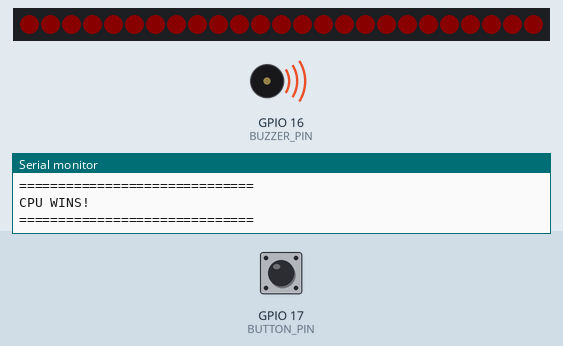
Simulated run of this sketch. Board: ESP32. Shown: 25 RGB LEDs in strip order, left to right, buzzer (waves = sounding), the last lines printed to the serial monitor. The inputs (shaded band) are chosen by the test bench; at power-on: GPIO 17 (BUTTON_PIN) HIGH. Dim RGB values are drawn brighter than linear.

Above: at 1.2 s.
1.3 s: GPIO 17 (BUTTON_PIN) pulsed LOW 5 times (0.12 s each, 0.3 s apart)
At 1.9 s:
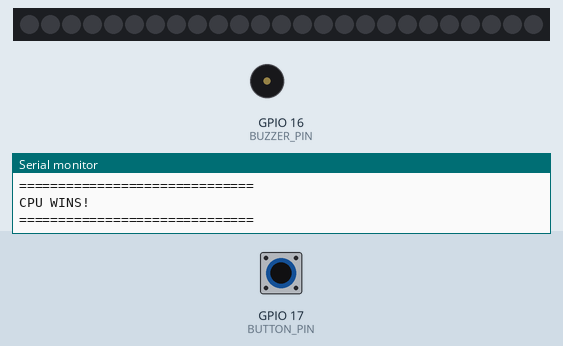
At 2.77 s:
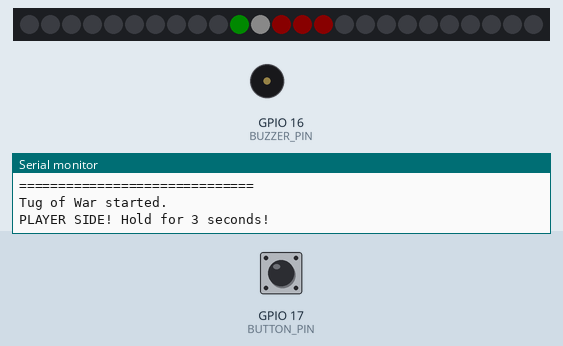
Timing chart, 0 to 11.6 s (numbered marks = the images above; inputs shaded):
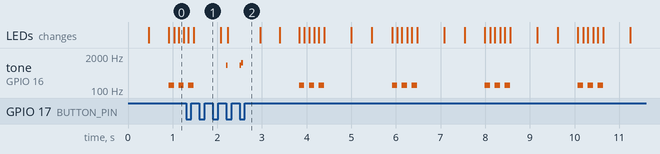

Measured:
- by itself, tone on GPIO 16 (BUZZER_PIN): plays 150 Hz for 0.12 s, 900 Hz for 0.03 s, 900 Hz for 0.03 s, 1100 Hz for 0.05 s, 150 Hz for 0.12 s, 150 Hz for 0.12 s … (16 notes in this stretch)

The sketch:

Tug_of_War_Game.ino
```cpp
/*
 * =============================================================================
 * TUG OF WAR - PLAYER VS CPU - FREERTOS
 * =============================================================================
 *
 * Designed for Arduino IDE + ESP32 / boards with FreeRTOS.
 *
 * TASKS:
 *
 *   PlayerTask
 *      Reads the button and pulls the marker toward the player.
 *
 *   CpuTask
 *      Automatically pulls the marker toward the CPU.
 *
 *   GameTask
 *      Checks the player's 3-second hold.
 *      Detects the winner.
 *      Runs the win animation.
 *      Resets the game.
 *
 *   DisplayTask
 *      Continuously updates the NeoPixel display.
 *
 * =============================================================================
 */

#include <Arduino.h>
#include <Adafruit_NeoPixel.h>

//=============================================================================
// Hardware
//=============================================================================

#define MATRIX_PIN  7
#define BUTTON_PIN 17
#define BUZZER_PIN 16

#define NUM_PIXELS 25

Adafruit_NeoPixel matrix(
  NUM_PIXELS,
  MATRIX_PIN,
  NEO_GRB + NEO_KHZ800
);

//=============================================================================
// Game Configuration
//=============================================================================

const unsigned long INITIAL_CPU_INTERVAL = 450;

const unsigned long MIN_CPU_INTERVAL = 280;

const unsigned long CPU_SPEEDUP = 8;

const unsigned long PLAYER_HOLD_TIME = 3000;

//=============================================================================
// Game State
//=============================================================================

enum GameState
{
  GAME_RUNNING,
  PLAYER_WON,
  CPU_WON,
  GAME_RESETTING
};

GameState gameState = GAME_RUNNING;

//=============================================================================
// Game Variables
//=============================================================================

int marker = 2;

unsigned long cpuInterval = INITIAL_CPU_INTERVAL;

bool holdingPlayerSide = false;

unsigned long playerHoldStart = 0;

unsigned long lastCPU = 0;

//=============================================================================
// FreeRTOS Objects
//=============================================================================

SemaphoreHandle_t gameMutex;
SemaphoreHandle_t displayMutex;
SemaphoreHandle_t buzzerMutex;

// Task handles are not needed for suspend/resume anymore,
// but keeping them available can be useful for debugging.

TaskHandle_t playerTaskHandle  = NULL;
TaskHandle_t cpuTaskHandle     = NULL;
TaskHandle_t gameTaskHandle    = NULL;
TaskHandle_t displayTaskHandle = NULL;

//=============================================================================
// Matrix Coordinate
//=============================================================================

int xy(int x, int y)
{
  if (y % 2 == 0)
  {
    return y * 5 + x;
  }

  return y * 5 + (4 - x);
}

//=============================================================================
// Draw Matrix
//=============================================================================

void draw()
{
  int localMarker;

  //-------------------------------------------------------------------------
  // Get a safe copy of the marker.
  //-------------------------------------------------------------------------

  if (xSemaphoreTake(gameMutex, portMAX_DELAY) == pdTRUE)
  {
    localMarker = marker;

    xSemaphoreGive(gameMutex);
  }

  //-------------------------------------------------------------------------
  // Protect NeoPixel hardware.
  //-------------------------------------------------------------------------

  if (xSemaphoreTake(displayMutex, portMAX_DELAY) != pdTRUE)
  {
    return;
  }

  matrix.clear();

  //-------------------------------------------------------------------------
  // PLAYER SIDE - GREEN
  //-------------------------------------------------------------------------

  for (int x = 0; x < localMarker; x++)
  {
    matrix.setPixelColor(
      xy(x, 2),
      matrix.Color(0, 255, 0)
    );
  }

  //-------------------------------------------------------------------------
  // CPU SIDE - RED
  //-------------------------------------------------------------------------

  for (int x = localMarker + 1; x < 5; x++)
  {
    matrix.setPixelColor(
      xy(x, 2),
      matrix.Color(255, 0, 0)
    );
  }

  //-------------------------------------------------------------------------
  // MARKER - WHITE
  //-------------------------------------------------------------------------

  matrix.setPixelColor(
    xy(localMarker, 2),
    matrix.Color(255, 255, 255)
  );

  matrix.show();

  xSemaphoreGive(displayMutex);
}

//=============================================================================
// Buzzer
//=============================================================================

void beep(
  unsigned int frequency,
  unsigned long duration
)
{
  if (xSemaphoreTake(
        buzzerMutex,
        pdMS_TO_TICKS(100)
      ) != pdTRUE)
  {
    return;
  }

  tone(
    BUZZER_PIN,
    frequency,
    duration
  );

  vTaskDelay(
    pdMS_TO_TICKS(duration)
  );

  noTone(BUZZER_PIN);

  xSemaphoreGive(buzzerMutex);
}

//=============================================================================
// Reset Game
//=============================================================================

void resetGame()
{
  //-------------------------------------------------------------------------
  // Reset all game variables atomically.
  //-------------------------------------------------------------------------

  if (xSemaphoreTake(gameMutex, portMAX_DELAY) == pdTRUE)
  {
    marker = 2;

    cpuInterval = INITIAL_CPU_INTERVAL;

    holdingPlayerSide = false;

    playerHoldStart = 0;

    lastCPU = millis();

    gameState = GAME_RUNNING;

    xSemaphoreGive(gameMutex);
  }

  //-------------------------------------------------------------------------
  // Draw starting position.
  //-------------------------------------------------------------------------

  draw();

  Serial.println();
  Serial.println("==============================");
  Serial.println("GAME RESET");
  Serial.println("==============================");
  Serial.println("Tug of War started.");
}

//=============================================================================
// End Game Animation
//=============================================================================

void endGameAnimation(bool playerWon)
{
  uint32_t color;

  if (playerWon)
  {
    color = matrix.Color(0, 255, 0);
  }
  else
  {
    color = matrix.Color(255, 0, 0);
  }

  //-------------------------------------------------------------------------
  // Flash result three times.
  //-------------------------------------------------------------------------

  for (int i = 0; i < 3; i++)
  {
    // Protect NeoPixel access.
    if (xSemaphoreTake(
          displayMutex,
          portMAX_DELAY
        ) == pdTRUE)
    {
      for (int j = 0; j < NUM_PIXELS; j++)
      {
        matrix.setPixelColor(j, color);
      }

      matrix.show();

      xSemaphoreGive(displayMutex);
    }

    //-------------------------------------------------------------------------
    // Win/loss tone
    //-------------------------------------------------------------------------

    if (playerWon)
    {
      beep(1200, 120);
    }
    else
    {
      beep(150, 120);
    }

    //-------------------------------------------------------------------------
    // LEDs OFF
    //-------------------------------------------------------------------------

    if (xSemaphoreTake(
          displayMutex,
          portMAX_DELAY
        ) == pdTRUE)
    {
      matrix.clear();
      matrix.show();

      xSemaphoreGive(displayMutex);
    }

    vTaskDelay(
      pdMS_TO_TICKS(100)
    );
  }

  //-------------------------------------------------------------------------
  // Short pause before restarting.
  //-------------------------------------------------------------------------

  vTaskDelay(
    pdMS_TO_TICKS(500)
  );
}

//=============================================================================
// Player Pull
//=============================================================================

void playerPull()
{
  bool successfulPull = false;
  bool startedHold = false;

  if (xSemaphoreTake(
        gameMutex,
        portMAX_DELAY
      ) != pdTRUE)
  {
    return;
  }

  //-------------------------------------------------------------------------
  // Ignore button if game isn't running.
  //-------------------------------------------------------------------------

  if (gameState != GAME_RUNNING)
  {
    xSemaphoreGive(gameMutex);
    return;
  }

  //-------------------------------------------------------------------------
  // Pull marker toward player.
  //-------------------------------------------------------------------------

  if (marker > 0)
  {
    marker--;

    successfulPull = true;

    //-------------------------------------------------------------------------
    // Speed up CPU.
    //-------------------------------------------------------------------------

    if (cpuInterval > MIN_CPU_INTERVAL)
    {
      if (cpuInterval > CPU_SPEEDUP)
      {
        cpuInterval -= CPU_SPEEDUP;
      }

      if (cpuInterval < MIN_CPU_INTERVAL)
      {
        cpuInterval = MIN_CPU_INTERVAL;
      }
    }
  }

  //-------------------------------------------------------------------------
  // Reached player side.
  //-------------------------------------------------------------------------

  if (marker <= 0)
  {
    marker = 0;

    if (!holdingPlayerSide)
    {
      holdingPlayerSide = true;

      playerHoldStart = millis();

      startedHold = true;
    }
  }

  xSemaphoreGive(gameMutex);

  //-------------------------------------------------------------------------
  // Player pull sound.
  //-------------------------------------------------------------------------

  if (successfulPull)
  {
    beep(900, 30);
  }

  //-------------------------------------------------------------------------
  // Hold-start sound.
  //-------------------------------------------------------------------------

  if (startedHold)
  {
    Serial.println(
      "PLAYER SIDE! Hold for 3 seconds!"
    );

    beep(1100, 50);
  }
}

//=============================================================================
// PLAYER TASK
//=============================================================================

void PlayerTask(void *parameter)
{
  bool oldButton = HIGH;

  while (true)
  {
    bool button = digitalRead(BUTTON_PIN);

    //-------------------------------------------------------------------------
    // Detect button press.
    //-------------------------------------------------------------------------

    if (button == LOW &&
        oldButton == HIGH)
    {
      playerPull();
    }

    oldButton = button;

    //-------------------------------------------------------------------------
    // Run every 10 ms.
    //-------------------------------------------------------------------------

    vTaskDelay(
      pdMS_TO_TICKS(10)
    );
  }
}

//=============================================================================
// CPU TASK
//=============================================================================

void CpuTask(void *parameter)
{
  while (true)
  {
    unsigned long currentTime;
    unsigned long interval;
    bool gameRunning;

    //-------------------------------------------------------------------------
    // Read current game state and CPU interval.
    //-------------------------------------------------------------------------

    if (xSemaphoreTake(
          gameMutex,
          portMAX_DELAY
        ) == pdTRUE)
    {
      currentTime = millis();

      interval = cpuInterval;

      gameRunning =
        (gameState == GAME_RUNNING);

      xSemaphoreGive(gameMutex);
    }

    //-------------------------------------------------------------------------
    // If the game is not running, wait briefly and check again.
    //-------------------------------------------------------------------------

    if (!gameRunning)
    {
      vTaskDelay(
        pdMS_TO_TICKS(10)
      );

      continue;
    }

    //-------------------------------------------------------------------------
    // Check whether it is time for the CPU to pull.
    //-------------------------------------------------------------------------

    if (currentTime - lastCPU >= interval)
    {
      bool brokeHold = false;

      if (xSemaphoreTake(
            gameMutex,
            portMAX_DELAY
          ) == pdTRUE)
      {
        // Re-check state after obtaining mutex.
        if (gameState == GAME_RUNNING)
        {
          marker++;

          lastCPU = millis();

          //-------------------------------------------------------------------------
          // CPU broke player's hold.
          //-------------------------------------------------------------------------

          if (marker > 1 &&
              holdingPlayerSide)
          {
            holdingPlayerSide = false;

            playerHoldStart = 0;

            brokeHold = true;
          }

          //-------------------------------------------------------------------------
          // CPU reaches position 4.
          //-------------------------------------------------------------------------

          if (marker >= 4)
          {
            marker = 4;

            gameState = CPU_WON;
          }
        }

        xSemaphoreGive(gameMutex);
      }

      if (brokeHold)
      {
        Serial.println(
          "CPU broke the hold!"
        );
      }
    }

    //-------------------------------------------------------------------------
    // Check frequently so CPU timing remains accurate.
    //-------------------------------------------------------------------------

    vTaskDelay(
      pdMS_TO_TICKS(5)
    );
  }
}

//=============================================================================
// GAME TASK
//=============================================================================

void GameTask(void *parameter)
{
  while (true)
  {
    bool playerWon = false;
    bool cpuWon = false;

    //-------------------------------------------------------------------------
    // Check game state.
    //-------------------------------------------------------------------------

    if (xSemaphoreTake(
          gameMutex,
          portMAX_DELAY
        ) == pdTRUE)
    {
      //=======================================================================
      // PLAYER HOLD CHECK
      //=======================================================================

      if (gameState == GAME_RUNNING &&
          holdingPlayerSide)
      {
        //-------------------------------------------------------------------------
        // CPU moved marker away.
        //-------------------------------------------------------------------------

        if (marker > 1)
        {
          holdingPlayerSide = false;

          playerHoldStart = 0;

          Serial.println(
            "Hold interrupted!"
          );
        }

        //-------------------------------------------------------------------------
        // Player held long enough.
        //-------------------------------------------------------------------------

        else if (
          millis() - playerHoldStart >=
          PLAYER_HOLD_TIME
        )
        {
          gameState = PLAYER_WON;

          playerWon = true;
        }
      }

      //=======================================================================
      // CPU WIN CHECK
      //=======================================================================

      if (gameState == CPU_WON)
      {
        cpuWon = true;
      }

      xSemaphoreGive(gameMutex);
    }

    //-------------------------------------------------------------------------
    // PLAYER WINS
    //-------------------------------------------------------------------------

    if (playerWon)
    {
      Serial.println();
      Serial.println("==============================");
      Serial.println("PLAYER WINS!");
      Serial.println("==============================");

      //-------------------------------------------------------------------------
      // Mark game as resetting so other tasks stop modifying it.
      //-------------------------------------------------------------------------

      if (xSemaphoreTake(
            gameMutex,
            portMAX_DELAY
          ) == pdTRUE)
      {
        gameState = GAME_RESETTING;

        xSemaphoreGive(gameMutex);
      }

      //-------------------------------------------------------------------------
      // Run animation.
      //-------------------------------------------------------------------------

      endGameAnimation(true);

      //-------------------------------------------------------------------------
      // Restart.
      //-------------------------------------------------------------------------

      resetGame();
    }

    //-------------------------------------------------------------------------
    // CPU WINS
    //-------------------------------------------------------------------------

    if (cpuWon)
    {
      Serial.println();
      Serial.println("==============================");
      Serial.println("CPU WINS!");
      Serial.println("==============================");

      //-------------------------------------------------------------------------
      // Mark game as resetting.
      //-------------------------------------------------------------------------

      if (xSemaphoreTake(
            gameMutex,
            portMAX_DELAY
          ) == pdTRUE)
      {
        gameState = GAME_RESETTING;

        xSemaphoreGive(gameMutex);
      }

      //-------------------------------------------------------------------------
      // Run animation.
      //-------------------------------------------------------------------------

      endGameAnimation(false);

      //-------------------------------------------------------------------------
      // Restart.
      //-------------------------------------------------------------------------

      resetGame();
    }

    //-------------------------------------------------------------------------
    // Game logic checks every 10 ms.
    //-------------------------------------------------------------------------

    vTaskDelay(
      pdMS_TO_TICKS(10)
    );
  }
}

//=============================================================================
// DISPLAY TASK
//=============================================================================

void DisplayTask(void *parameter)
{
  while (true)
  {
    bool running;

    //-------------------------------------------------------------------------
    // Only draw the normal game display while the game is running.
    //
    // This is important because endGameAnimation() owns the display
    // during the result animation.
    //-------------------------------------------------------------------------

    if (xSemaphoreTake(
          gameMutex,
          portMAX_DELAY
        ) == pdTRUE)
    {
      running =
        (gameState == GAME_RUNNING);

      xSemaphoreGive(gameMutex);
    }

    if (running)
    {
      draw();
    }

    //-------------------------------------------------------------------------
    // Refresh display approximately 50 times per second.
    //-------------------------------------------------------------------------

    vTaskDelay(
      pdMS_TO_TICKS(20)
    );
  }
}

//=============================================================================
// SETUP
//=============================================================================

void setup()
{
  Serial.begin(115200);

  //-------------------------------------------------------------------------
  // Hardware
  //-------------------------------------------------------------------------

  pinMode(
    BUTTON_PIN,
    INPUT_PULLUP
  );

  pinMode(
    BUZZER_PIN,
    OUTPUT
  );

  //-------------------------------------------------------------------------
  // NeoPixels
  //-------------------------------------------------------------------------

  matrix.begin();

  matrix.setBrightness(10);

  matrix.clear();

  matrix.show();

  //-------------------------------------------------------------------------
  // Create mutexes.
  //-------------------------------------------------------------------------

  gameMutex = xSemaphoreCreateMutex();

  displayMutex = xSemaphoreCreateMutex();

  buzzerMutex = xSemaphoreCreateMutex();

  if (gameMutex == NULL ||
      displayMutex == NULL ||
      buzzerMutex == NULL)
  {
    Serial.println(
      "ERROR: Could not create FreeRTOS mutex!"
    );

    while (true)
    {
      delay(1000);
    }
  }

  //-------------------------------------------------------------------------
  // Initialize game.
  //-------------------------------------------------------------------------

  resetGame();

  Serial.println(
    "FreeRTOS Tug of War ready."
  );

  //-------------------------------------------------------------------------
  // PLAYER TASK
  //-------------------------------------------------------------------------

  xTaskCreate(
    PlayerTask,
    "Player Task",
    4096,
    NULL,
    2,
    &playerTaskHandle
  );

  //-------------------------------------------------------------------------
  // CPU TASK
  //-------------------------------------------------------------------------

  xTaskCreate(
    CpuTask,
    "CPU Task",
    4096,
    NULL,
    2,
    &cpuTaskHandle
  );

  //-------------------------------------------------------------------------
  // GAME TASK
  //-------------------------------------------------------------------------

  xTaskCreate(
    GameTask,
    "Game Task",
    4096,
    NULL,
    3,
    &gameTaskHandle
  );

  //-------------------------------------------------------------------------
  // DISPLAY TASK
  //-------------------------------------------------------------------------

  xTaskCreate(
    DisplayTask,
    "Display Task",
    4096,
    NULL,
    1,
    &displayTaskHandle
  );
}

//=============================================================================
// LOOP
//=============================================================================

void loop()
{
  /*
   * All game functionality is handled by FreeRTOS tasks.
   *
   * Keep Arduino's loop task asleep.
   */

  vTaskDelay(
    pdMS_TO_TICKS(1000)
  );
}
```
